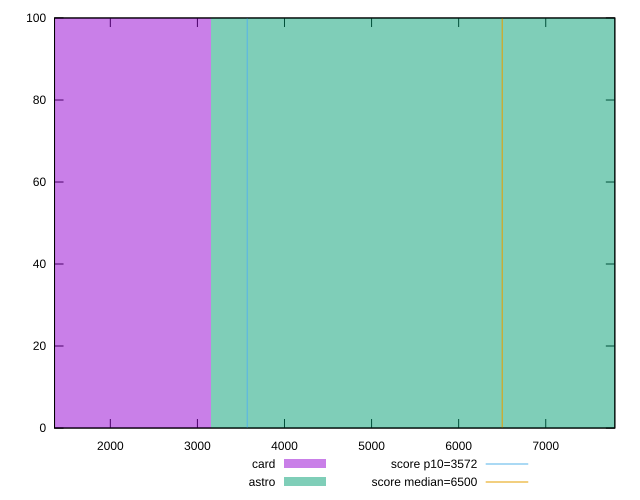

Write the gnuplot code that produced this figure.
reset

$card <<EOF
0 100
EOF

$astro <<EOF
6320.904743445415 100
EOF

set key outside below
set boxwidth 6320.904743445415
set xrange [1359.357:7793.315999999999]
set yrange [0:100]
set trange [0:100]
set style fill transparent solid 0.5 noborder

set parametric
set terminal svg size 640, 500 enhanced background rgb 'white'
set output "reports/report_00032_2021-02-25T10-28-15.087Z/first-cpu-idle/comparison/histogram/2_vs_3.svg"

plot $card title "card" with boxes, \
     $astro title "astro" with boxes, \
     3572,t title "score p10=3572", \
     6500,t title "score median=6500"

reset
